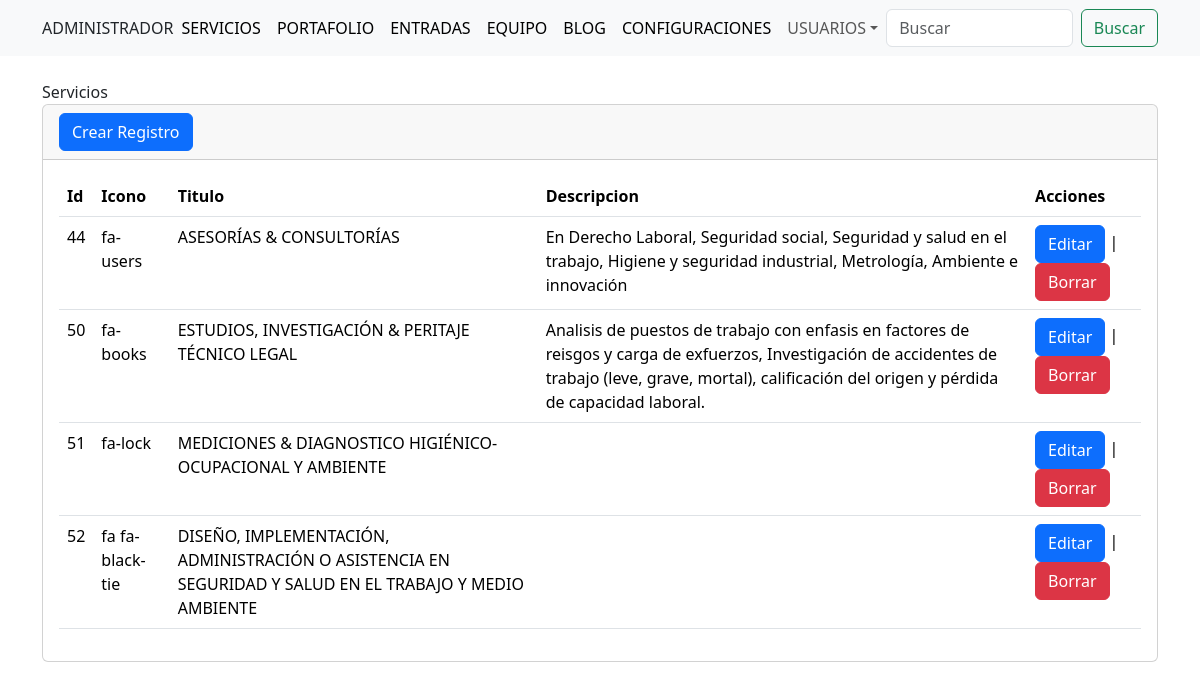
The page /websiste/admin/secciones/servicios/index.php on the database its author committed.
### tables this page shows
CREATE TABLE `tbl_servicios` (
  `ID` int(20) NOT NULL,
  `icono` varchar(255) NOT NULL,
  `titulo` varchar(255) NOT NULL,
  `descripcion` varchar(255) NOT NULL
);

### websiste/admin/secciones/servicios/index.php (the view, shortened to what this page needs)
<?php
 include("../../bd.php");
    $sentencia=$conexion->prepare("SELECT * FROM tbl_servicios");
    $sentencia->execute();
    $lista_servicios= $sentencia->fetchAll(PDO::FETCH_ASSOC);
include("../../template/header.php");
?>
Servicios
<div class="card">
    <div class="card-header">
        <a name="" id="" class="btn btn-primary" href="crear.php" role="button">Crear Registro</a>
    </div>
    <div class="card-body">
        <div class="table-responsive">
            <table class="table">
                <thead>
                    <tr>
                        <th scope="col">Id</th>
                        <th scope="col">Icono</th>
                        <th scope="col">Titulo</th>
                        <th scope="col">Descripcion</th>
                        <th scope="col">Acciones</th>
                    </tr>
                </thead>
                <tbody>
                    <?php foreach($lista_servicios as $registros){?>
                    <tr class="">
                        <td><?php echo $registros['ID' ]; ?></td>
                        <td><?php echo $registros['icono' ]; ?></td></td>
                        <td><?php echo $registros['titulo' ]; ?></td></td>
                        <td><?php echo $registros['descripcion' ]; ?></td></td>
                        <td>
                            <a name="" id="" class="btn btn-primary" href="editar.php?txtID=<?php echo $registros['ID'];?>"role="button">Editar</a>
                            |
                            <a name="" id="" class="btn btn-danger" href="index.php?txtID=<?php echo $registros['ID'];?>"role="button">Borrar</a>
                        </td>
                    </tr>
                    <?php }?>
                </tbody>
            </table>
        </div>
    </div>
</div>
<?php include("../../template/footer.php");?>

### rows shown on the page
tbl_servicios: ID "44", icono "fa-users", titulo "ASESORÍAS & CONSULTORÍAS", descripcion "En Derecho Laboral, Seguridad social, Seguridad y salud en el trabajo, Higiene y seguridad industrial, Metrología, Ambiente e innovación"
tbl_servicios: ID "50", icono "fa-books", titulo "ESTUDIOS, INVESTIGACIÓN & PERITAJE TÉCNICO LEGAL", descripcion "Analisis de puestos de trabajo con enfasis en factores de reisgos y carga de exfuerzos, Investigación de accidentes de trabajo (leve, grave, mortal), calificación del origen y pérdida de capacidad laboral."
tbl_servicios: ID "51", icono "fa-lock", titulo "MEDICIONES & DIAGNOSTICO HIGIÉNICO-OCUPACIONAL Y AMBIENTE"
tbl_servicios: ID "52", icono "fa fa-black-tie", titulo "DISEÑO, IMPLEMENTACIÓN, ADMINISTRACIÓN O ASISTENCIA EN SEGURIDAD Y SALUD EN EL TRABAJO Y MEDIO AMBIENTE"
